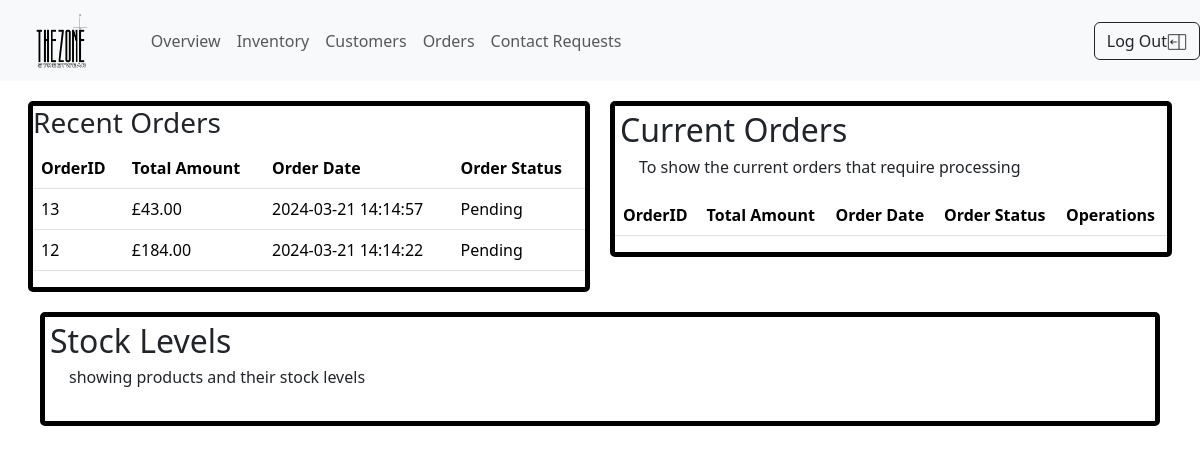
The page /admin-panel.php (signed in) on the database as committed earlier.
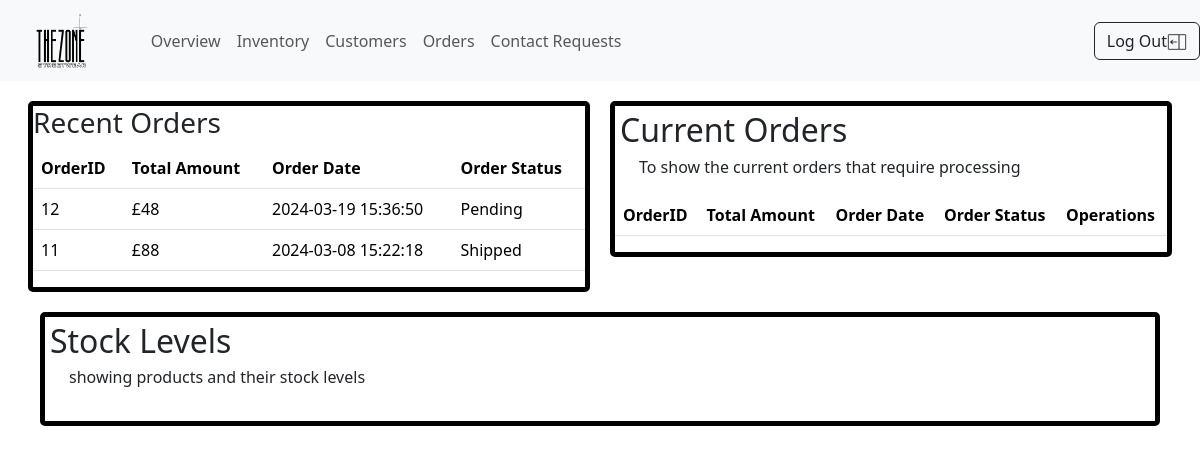
The same page on the database as committed later.
### tables this page shows
CREATE TABLE `orders` (
  `OrderID` int(11) NOT NULL,
  `UserID` int(11) NOT NULL,
  `OrderTime` datetime NOT NULL,
  `OrderStatus` varchar(255) NOT NULL,
  `TotalAmount` int(11) NOT NULL,
  `PaymentID` int(11) DEFAULT NULL,
  `AddressID` int(11) DEFAULT NULL
);

### admin-panel.php (the view, shortened to what this page needs)
<!doctype html>
<html lang="en">
<head>
    <link rel="stylesheet" href="../TheZone/style.css">
    <link href="https://cdn.jsdelivr.net/npm/bootstrap@5.3.1/dist/css/bootstrap.min.css" rel="stylesheet">
    <link rel="stylesheet" href="https://cdnjs.cloudflare.com/ajax/libs/font-awesome/4.7.0/css/font-awesome.min.css">
</head>
<body>
    <?php include('../TheZone/adminnavbar.php');
    include('../TheZone/connectiondb.php');
    ?>
    <main>
        <div class="container">
            <div class="row">
                <div class="section">
                    <h3>Recent Orders</h3>
                    <table id="RecentOrders" class="table tb">
                        <thead>
                            <tr>
                                <th>OrderID</th>
                                <th>Total Amount</th>
                                <th>Order Date</th>
                                <th>Order Status</th>
                            </tr>
                        </thead>
                        <tbody>
                            <?php
                            $maxID =  $db->query("SELECT MAX(OrderID) FROM orders");
                            $maxID = $maxID->fetch(PDO::FETCH_ASSOC);
                            $maxID = $maxID['MAX(OrderID)'];
                            for ($i = $maxID; $i > $maxID - 2; $i--) {
                                $order = $db->query("SELECT * FROM Orders WHERE OrderID = $i");
                                $order = $order->fetch();
                                echo "<tr>";
                                echo "<td>" . $order['OrderID'] . "</td>";
                                echo "<td>£" . $order['TotalAmount'] . "</td>";
                                echo "<td>" . $order['OrderTime'] . "</td>";
                                echo "<td>" . $order['OrderStatus'] . "</td>";
                                echo "</tr>";
                            }
                            ?>
                        </tbody>
                    </table>
                </div>
                <div class="section">
                    <h2>Current Orders</h2>
                    <p>To show the current orders that require processing</p>
                    <table id="CurrentOrders" class="table">
                        <thead>
                            <tr>
                                <th>OrderID</th>
                                <th>Total Amount</th>
                                <th>Order Date</th>
                                <th>Order Status</th>
                                <th>Operations</th>
                            </tr>
                        </thead>
                    </table>
                </div>
            </div>
            <div class="section">
                <h2>Stock Levels</h2>
                <p>showing products and their stock levels</p>
            </div>
        </div>
    </main>
</body>
</html>

Rows that differ between the two databases and show on the page:
removed orders: OrderID "13", TotalAmount "43.00", OrderTime "2024-03-21 14:14:57", OrderStatus "Pending"
changed orders "Pending": TotalAmount "184.00" → "48"; OrderTime "2024-03-21 14:14:22" → "2024-03-19 15:36:50"
now on this page (row edited): orders: OrderID "11", TotalAmount "88", OrderTime "2024-03-08 15:22:18", OrderStatus "Shipped"
